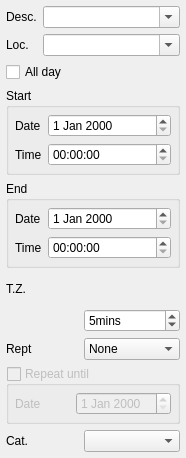
<ui version="4.0" >
 <author></author>
 <comment></comment>
 <exportmacro></exportmacro>
 <class>EntryDetailsBase</class>
 <widget class="QWidget" name="EntryDetailsBase" >
  <property name="geometry" >
   <rect>
    <x>0</x>
    <y>0</y>
    <width>186</width>
    <height>458</height>
   </rect>
  </property>
  <property name="windowTitle" >
   <string>New Appointment</string>
  </property>
  <layout class="QGridLayout" >
   <property name="margin" >
    <number>6</number>
   </property>
   <property name="spacing" >
    <number>6</number>
   </property>
   <item row="0" column="0" colspan="2" >
    <layout class="QGridLayout" >
     <property name="margin" >
      <number>0</number>
     </property>
     <property name="spacing" >
      <number>6</number>
     </property>
     <item row="0" column="0" >
      <widget class="QLabel" name="TextLabel1" >
       <property name="text" >
        <string>Desc.</string>
       </property>
      </widget>
     </item>
     <item row="0" column="1" >
      <widget class="QComboBox" name="comboDescription" >
       <property name="sizePolicy" >
        <sizepolicy>
         <hsizetype>3</hsizetype>
         <vsizetype>0</vsizetype>
         <horstretch>0</horstretch>
         <verstretch>0</verstretch>
        </sizepolicy>
       </property>
       <property name="whatsThis" >
        <string>Enter a description of the appointment</string>
       </property>
       <property name="editable" >
        <bool>true</bool>
       </property>
       <property name="currentIndex" >
        <number>-1</number>
       </property>
       <property name="autoCompletion" >
        <bool>false</bool>
       </property>
       <property name="duplicatesEnabled" >
        <bool>false</bool>
       </property>
       <item>
        <property name="text" >
         <string>Meeting</string>
        </property>
       </item>
       <item>
        <property name="text" >
         <string>Lunch</string>
        </property>
       </item>
       <item>
        <property name="text" >
         <string>Dinner</string>
        </property>
       </item>
       <item>
        <property name="text" >
         <string>Travel</string>
        </property>
       </item>
      </widget>
     </item>
     <item row="1" column="0" >
      <widget class="QLabel" name="TextLabel2" >
       <property name="text" >
        <string>Loc.</string>
       </property>
      </widget>
     </item>
     <item row="1" column="1" >
      <widget class="QComboBox" name="comboLocation" >
       <property name="sizePolicy" >
        <sizepolicy>
         <hsizetype>3</hsizetype>
         <vsizetype>0</vsizetype>
         <horstretch>0</horstretch>
         <verstretch>0</verstretch>
        </sizepolicy>
       </property>
       <property name="editable" >
        <bool>true</bool>
       </property>
       <property name="currentIndex" >
        <number>-1</number>
       </property>
       <property name="autoCompletion" >
        <bool>false</bool>
       </property>
       <property name="duplicatesEnabled" >
        <bool>false</bool>
       </property>
      </widget>
     </item>
    </layout>
   </item>
   <item row="1" column="0" colspan="2" >
    <layout class="QHBoxLayout" >
     <property name="margin" >
      <number>0</number>
     </property>
     <property name="spacing" >
      <number>6</number>
     </property>
     <item>
      <widget class="QCheckBox" name="checkAllDay" >
       <property name="whatsThis" >
        <string>Check to specify an appointment that covers the whole day, e.g. an anniversary.</string>
       </property>
       <property name="text" >
        <string>All day</string>
       </property>
      </widget>
     </item>
     <item>
      <spacer>
       <property name="orientation" >
        <enum>Qt::Horizontal</enum>
       </property>
       <property name="sizeType" >
        <enum>QSizePolicy::Expanding</enum>
       </property>
       <property name="sizeHint" >
        <size>
         <width>20</width>
         <height>20</height>
        </size>
       </property>
      </spacer>
     </item>
    </layout>
   </item>
   <item row="2" column="0" colspan="2" >
    <widget class="QGroupBox" name="groupBox" >
     <property name="title" >
      <string>Start</string>
     </property>
     <layout class="QGridLayout" >
      <property name="margin" >
       <number>6</number>
      </property>
      <property name="spacing" >
       <number>6</number>
      </property>
      <item row="0" column="0" >
       <widget class="QLabel" name="label" >
        <property name="text" >
         <string>Date</string>
        </property>
       </widget>
      </item>
      <item row="0" column="1" >
       <widget class="QDateEdit" name="startDate" >
        <property name="sizePolicy" >
         <sizepolicy>
          <hsizetype>3</hsizetype>
          <vsizetype>0</vsizetype>
          <horstretch>0</horstretch>
          <verstretch>0</verstretch>
         </sizepolicy>
        </property>
       </widget>
      </item>
      <item row="1" column="0" >
       <widget class="QLabel" name="startTimeLabel" >
        <property name="text" >
         <string>Time</string>
        </property>
       </widget>
      </item>
      <item row="1" column="1" >
       <widget class="QTimeEdit" name="startTime" >
        <property name="sizePolicy" >
         <sizepolicy>
          <hsizetype>3</hsizetype>
          <vsizetype>0</vsizetype>
          <horstretch>0</horstretch>
          <verstretch>0</verstretch>
         </sizepolicy>
        </property>
       </widget>
      </item>
     </layout>
    </widget>
   </item>
   <item row="3" column="0" colspan="2" >
    <widget class="QGroupBox" name="groupBox_2" >
     <property name="title" >
      <string>End</string>
     </property>
     <layout class="QGridLayout" >
      <property name="margin" >
       <number>6</number>
      </property>
      <property name="spacing" >
       <number>6</number>
      </property>
      <item row="1" column="0" >
       <widget class="QLabel" name="endTimeLabel" >
        <property name="text" >
         <string>Time</string>
        </property>
       </widget>
      </item>
      <item row="0" column="0" >
       <widget class="QLabel" name="label_3" >
        <property name="text" >
         <string>Date</string>
        </property>
       </widget>
      </item>
      <item row="0" column="1" >
       <widget class="QDateEdit" name="endDate" >
        <property name="sizePolicy" >
         <sizepolicy>
          <hsizetype>3</hsizetype>
          <vsizetype>0</vsizetype>
          <horstretch>0</horstretch>
          <verstretch>0</verstretch>
         </sizepolicy>
        </property>
       </widget>
      </item>
      <item row="1" column="1" >
       <widget class="QTimeEdit" name="endTime" >
        <property name="sizePolicy" >
         <sizepolicy>
          <hsizetype>3</hsizetype>
          <vsizetype>0</vsizetype>
          <horstretch>0</horstretch>
          <verstretch>0</verstretch>
         </sizepolicy>
        </property>
       </widget>
      </item>
     </layout>
    </widget>
   </item>
   <item row="4" column="0" >
    <widget class="QLabel" name="TextLabel3" >
     <property name="text" >
      <string>T.Z.</string>
     </property>
    </widget>
   </item>
   <item row="4" column="1" >
    <widget class="QTimeZoneWidget" name="timezone" />
   </item>
   <item row="5" column="0" >
    <widget class="QIconSelector" name="comboSound" />
   </item>
   <item row="5" column="1" >
    <widget class="QSpinBox" name="spinAlarm" >
     <property name="sizePolicy" >
      <sizepolicy>
       <hsizetype>1</hsizetype>
       <vsizetype>0</vsizetype>
       <horstretch>0</horstretch>
       <verstretch>0</verstretch>
      </sizepolicy>
     </property>
     <property name="buttonSymbols" >
      <enum>QAbstractSpinBox::UpDownArrows</enum>
     </property>
     <property name="suffix" >
      <string>mins</string>
     </property>
     <property name="maximum" >
      <number>180</number>
     </property>
     <property name="minimum" >
      <number>0</number>
     </property>
     <property name="singleStep" >
      <number>5</number>
     </property>
     <property name="value" >
      <number>5</number>
     </property>
    </widget>
   </item>
   <item row="6" column="0" >
    <widget class="QLabel" name="lblRepeat" >
     <property name="text" >
      <string>Rept</string>
     </property>
    </widget>
   </item>
   <item row="6" column="1" >
    <widget class="QComboBox" name="repeatSelect" >
     <item>
      <property name="text" >
       <string>None</string>
      </property>
     </item>
     <item>
      <property name="text" >
       <string>Every Day</string>
      </property>
     </item>
     <item>
      <property name="text" >
       <string>Every Week</string>
      </property>
     </item>
     <item>
      <property name="text" >
       <string>Every Year</string>
      </property>
     </item>
     <item>
      <property name="text" >
       <string>Other ...</string>
      </property>
     </item>
    </widget>
   </item>
   <item row="7" column="0" colspan="2" >
    <widget class="QGroupBox" name="repeatCheck" >
     <property name="enabled" >
      <bool>false</bool>
     </property>
     <property name="title" >
      <string>Repeat until</string>
     </property>
     <property name="checkable" >
      <bool>true</bool>
     </property>
     <property name="checked" >
      <bool>false</bool>
     </property>
     <layout class="QHBoxLayout" >
      <property name="margin" >
       <number>6</number>
      </property>
      <property name="spacing" >
       <number>6</number>
      </property>
      <item>
       <widget class="QLabel" name="label_2" >
        <property name="text" >
         <string>Date</string>
        </property>
       </widget>
      </item>
      <item>
       <widget class="QDateEdit" name="repeatDate" />
      </item>
     </layout>
    </widget>
   </item>
   <item row="8" column="0" >
    <widget class="QLabel" name="TextLabel2" >
     <property name="text" >
      <string comment="short for category" >Cat.</string>
     </property>
     <property name="buddy" >
      <cstring>comboCategory</cstring>
     </property>
    </widget>
   </item>
   <item row="8" column="1" >
    <widget class="DateBookCategorySelector" name="comboCategory" />
   </item>
  </layout>
 </widget>
 <pixmapfunction></pixmapfunction>
 <customwidgets>
  <customwidget>
   <class>QTimeZoneWidget</class>
   <extends></extends>
   <header>qtopia/qtimezonewidget.h</header>
   <container>0</container>
   <pixmap></pixmap>
  </customwidget>
  <customwidget>
   <class>QIconSelector</class>
   <extends></extends>
   <header>qtopia/qiconselector.h</header>
   <container>0</container>
   <pixmap></pixmap>
  </customwidget>
  <customwidget>
   <class>DateBookCategorySelector</class>
   <extends>QComboBox</extends>
   <header>datebookcategoryselector.h</header>
   <container>0</container>
   <pixmap></pixmap>
  </customwidget>
 </customwidgets>
 <resources/>
 <connections>
  <connection>
   <sender>checkAllDay</sender>
   <signal>toggled(bool)</signal>
   <receiver>startTime</receiver>
   <slot>setDisabled(bool)</slot>
   <hints>
    <hint type="sourcelabel" >
     <x>21</x>
     <y>86</y>
    </hint>
    <hint type="destinationlabel" >
     <x>94</x>
     <y>166</y>
    </hint>
   </hints>
  </connection>
  <connection>
   <sender>checkAllDay</sender>
   <signal>toggled(bool)</signal>
   <receiver>endTime</receiver>
   <slot>setDisabled(bool)</slot>
   <hints>
    <hint type="sourcelabel" >
     <x>40</x>
     <y>75</y>
    </hint>
    <hint type="destinationlabel" >
     <x>105</x>
     <y>235</y>
    </hint>
   </hints>
  </connection>
  <connection>
   <sender>checkAllDay</sender>
   <signal>toggled(bool)</signal>
   <receiver>startTimeLabel</receiver>
   <slot>setDisabled(bool)</slot>
   <hints>
    <hint type="sourcelabel" >
     <x>40</x>
     <y>79</y>
    </hint>
    <hint type="destinationlabel" >
     <x>25</x>
     <y>155</y>
    </hint>
   </hints>
  </connection>
  <connection>
   <sender>checkAllDay</sender>
   <signal>toggled(bool)</signal>
   <receiver>endTimeLabel</receiver>
   <slot>setDisabled(bool)</slot>
   <hints>
    <hint type="sourcelabel" >
     <x>40</x>
     <y>79</y>
    </hint>
    <hint type="destinationlabel" >
     <x>25</x>
     <y>237</y>
    </hint>
   </hints>
  </connection>
 </connections>
</ui>
